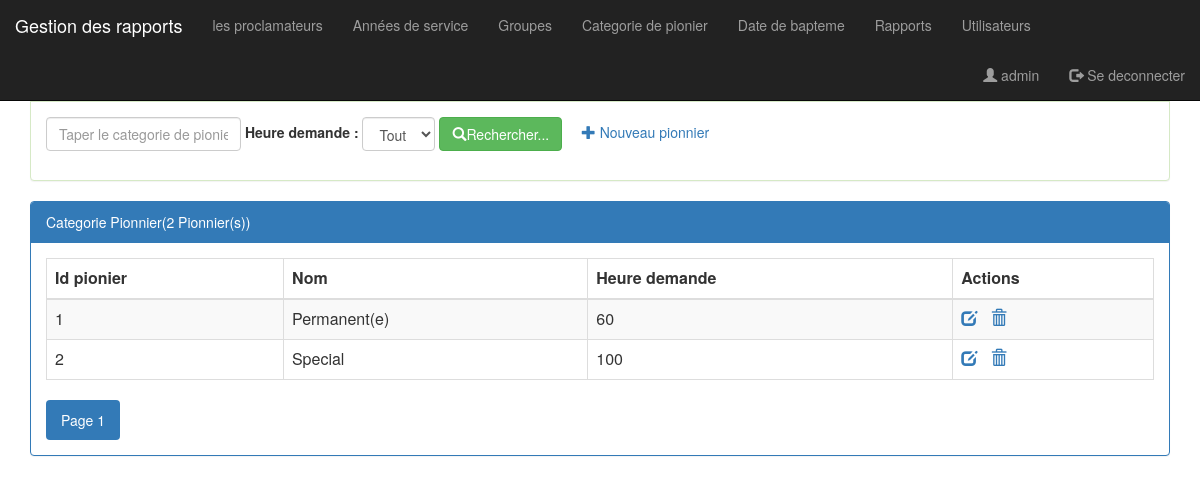
Screenshot of /pages/pionier.php (signed in) with the database file from the repository.
### tables this page shows
create table pionier(
    id int(4)  auto_increment primary key,
    nom varchar(50),
    heureDmd int(4)
);

### pages/pionier.php (the view, shortened to what this page needs)
<?php
    require_once("connexiondb.php");
    $nomP=isset($_GET['nomP'])?$_GET['nomP']:"";
    $heure=isset($_GET['heure'])?$_GET['heure']:"all";
    $size=isset($_GET['size'])?$_GET['size']:6;
    $page=isset($_GET['page'])?$_GET['page']:1;
    $offset=($page-1)*$size;
    if($heure=="all"){
        $requete="select * from pionier
            where nom like '%$nomP%'
            limit $size
            offset $offset";
        $requeteCount="select count(*) countP from pionier
            where nom like '%$nomP%'";
    }
    $resultatP=$pdo->query($requete);
    $resultatCount=$pdo->query($requeteCount);
    $tabCount=$resultatCount->fetch();
    $nbrPionier=$tabCount['countP'];
    $reste=$nbrPionier % $size;
    if($reste===0)
        $nbrPage=$nbrPionier/$size;
    else
        $nbrPage=floor($nbrPionier/$size)+1;
?>
<HTML>
    <head>
        <link rel="stylesheet" type="text/css" href="../css/bootstrap.min.css">
        <link rel="stylesheet" type="text/css" href="../css/monStyle.css">
    </head>
    <body>
        <?php include("menu.php"); ?>
        <div class="container">
            <div class="panel panel-success margetop">
                <div class="panel-heading">Rechercher...</div>
                <div class="panel-body">
                   <form method="get" action="pionier.php" class="form-inline">
                       <div class="form-group">
                            <input
                                   type="text"
                                   name="nomP"
                                   placeholder="Taper le categorie de pionier"
                                   class="form-control"
                                   value="<?php echo $nomP; ?>">
                        </div>
                       <label for="categorie">Heure demande :</label>
                       <select name="heure" class="form-control" id="categorie" onchange="this.form.submit()">
                           <option value="all" <?php if($heure==="all") echo"selected" ?>>Tout</option>
                       </select>
                       <button type="submit" class="btn btn-success">
                           <span class="glyphicon glyphicon-search"></span>Rechercher...
                       </button>
                       <?php if($_SESSION['user']['role']=='ADMIN'){ ?>
                            <a href="newPionnier.php"><span class="glyphicon glyphicon-plus"></span>
                                Nouveau pionnier
                            </a>
                       <?php } ?>
                    </form>
                </div>
            </div>
            <div class="panel panel-primary">
                <div class="panel-heading">Categorie Pionnier(<?php echo $nbrPionier ?> Pionnier(s))</div>
                <div class="panel-body">
                   <table class="table table-striped table-bordered">
                       <thead>
                           <tr>
                                <th>Id pionier</th><th>Nom</th><th>Heure demande</th>
                                <?php if($_SESSION['user']['role']=='ADMIN'){ ?>
                                    <th>Actions</th>
                                <?php } ?>
                           </tr>
                       </thead>
                       <tbody>
                               <?php while($pionier=$resultatP->fetch()){ ?>
                                    <tr>
                                        <td><?php echo $pionier['id'] ?></td>
                                        <td><?php echo $pionier['nom'] ?></td>
                                        <td><?php echo $pionier['heureDmd'] ?></td>
                                        <?php if($_SESSION['user']['role']=='ADMIN'){ ?>
                                            <td>
                                                <a
                                                href="editerPionnier.php?idP=<?php echo $pionier['id'] ?>">
                                                    <span class="glyphicon glyphicon-edit"></span>
                                                </a>
                                                <a onclick="return confirm('Etes vous sur de vouloir suprimer cette categorie de pionnier')"
                                                    href="suprimerPionnier.php?idP=<?php echo $pionier['id'] ?>">
                                                    <span class="glyphicon glyphicon-trash"></span>
                                                </a>
                                            </td>
                                        <?php } ?>
                                    </tr>
                               <?php } ?>
                       </tbody>
                   </table>
                    <div>
                        <ul class="nav nav-pills">
                            <?php for($i=1;$i<=$nbrPage;$i++){ ?>
                                <li class="<?php if($i==$page) echo'active' ?>">
                                    <a href="pionier.php?page=<?php echo $i; ?>&nomP=<?php echo $nomP ?>&heure=<?php echo $heure ?>">
                                        Page <?php echo $i; ?>
                                    </a>
                                </li>
                            <?php } ?>
                        </ul>
                    </div>
                </div>
            </div>
        </div>
    </body>
</HTML>

### css/monStyle.css (style rules this page uses)
.margetop { margin-top: 60px; }

### rows the page displays
pionier: id "1", nom "Permanent(e)", heureDmd "60"
pionier: id "2", nom "Special", heureDmd "100"

### other values shown
$_SESSION['user']['login'] "admin"
$nbrPionier "2"
